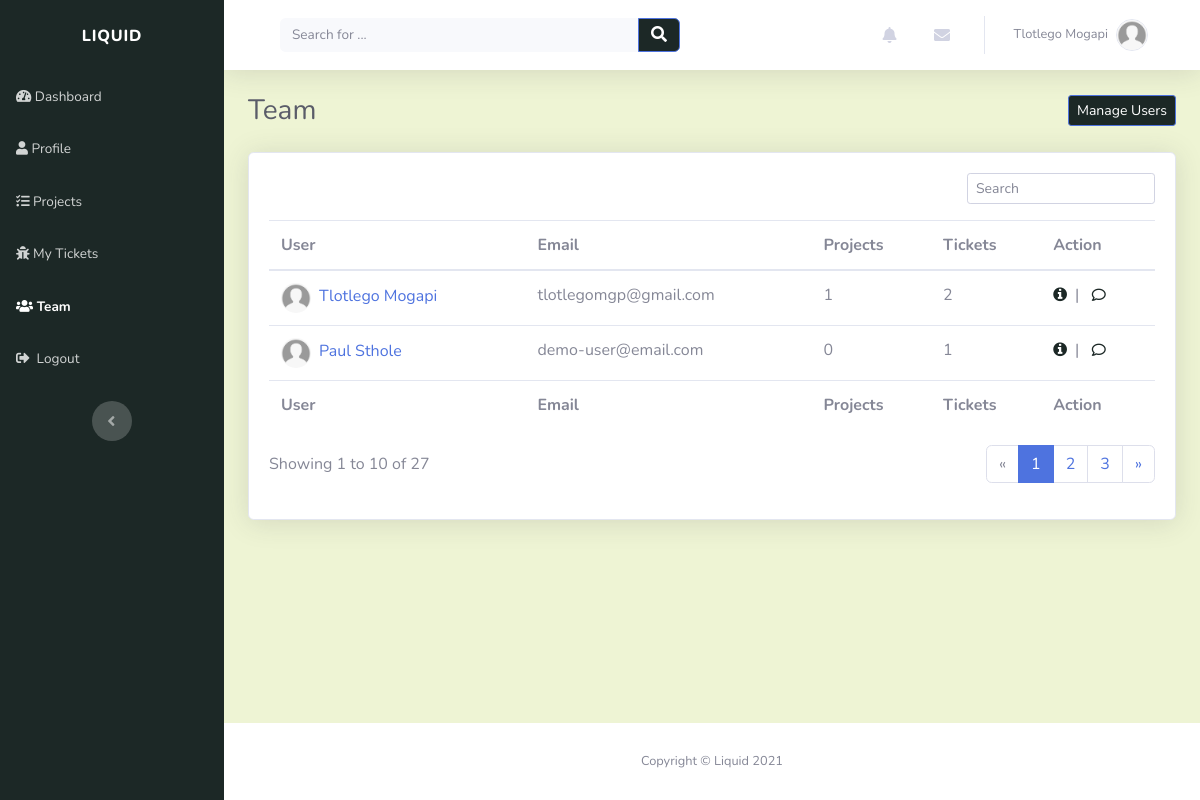
/teams/ (signed in), run on the app's committed database.
### account/models.py (models this page shows, shortened)
class Profile(models.Model):
    user = models.OneToOneField(settings.AUTH_USER_MODEL, on_delete=models.CASCADE, unique=True)
    profile_picture = models.ImageField(default='default.jpg', upload_to='profile_images', blank=True)
    website = models.URLField(blank=True)
    first_name = models.CharField(max_length=30, blank=True)
    last_name = models.CharField(max_length=30, blank=True)
    address = models.CharField(max_length=50, blank=True)
    city = models.CharField(max_length=50, blank=True)
    country = models.CharField(max_length=50, blank=True)
    slug = models.SlugField(unique=True, blank=True)

class Account(AbstractBaseUser):
    email = models.EmailField(verbose_name="email", max_length=30, unique=True)
    username = models.CharField(max_length=30, unique=True)
    date_created = models.DateTimeField(verbose_name="date created", auto_now_add=True)
    last_login = models.DateTimeField(verbose_name="last login", auto_now=True)
    is_admin = models.BooleanField(default=False)
    is_staff = models.BooleanField(default=False)
    is_active = models.BooleanField(default=True)
    is_super_user = models.BooleanField(default=False)
    USERNAME_FIELD = 'email'
    REQUIRED_FIELDS = ['username']
    objects = AccountManager()

### teams/views.py (the view)
# urls.py: path('', views.team_view, name="team_page"),
@login_required(login_url='login_page')
def team_view(request):
    context = {}
    context['users'] = Profile.objects.all()
    return render(request, "teams/team.html", context)

### index/custom_processors.py (called while the page is built)
def profile_processor(request):
    if request.user.is_authenticated:
        user = request.user
        user_profile = get_object_or_404(Profile, user=user)
        user_messages = DirectMessage.objects.filter(receiver=user_profile).order_by('-created_on')[:5]
        user_alerts = Alert.objects.filter(user=user_profile).order_by('-created_on')[:5]
        return {'profile': user_profile, 'direct_messages': user_messages, 'alerts': user_alerts}
    else:
        return{}

### teams/templates/teams/team.html
{% extends "index/header.html" %} {% load static %} {% block title %}Teams{% endblock %} {% block content %}
<div class="d-sm-flex justify-content-between align-items-center mb-4">
	<h3 class="text-dark mb-0">Team</h3>
	<a
		class="btn btn-primary btn-sm d-none d-sm-inline-block"
		role="button"
		href="#"
		style="background: rgb(28, 40, 38)"
		>Manage Users</a
	>
</div>
<div class="card shadow">
	<div class="card-body">
		<div class="row">
			<div class="col-md-12">
				<div class="text-md-right dataTables_filter" id="dataTable_filter">
					<label
						><input
							type="search"
							class="form-control form-control-sm"
							aria-controls="dataTable"
							placeholder="Search"
					/></label>
				</div>
			</div>
		</div>
		<div class="table-responsive table mt-2" id="dataTable" role="grid" aria-describedby="dataTable_info">
			<table class="table my-0" id="dataTable" aria-describedby="team">
				<thead>
					{% include 'teams/snippets/table_header.html'%}
				</thead>
				<tbody>
					{% for profile in users %} {% include 'teams/snippets/user.html'%} {% endfor %}
				</tbody>
				<tfoot>
					{% include 'teams/snippets/table_header.html'%}
				</tfoot>
			</table>
		</div>
		<div class="row">
			<div class="col-md-6 align-self-center">
				<p id="dataTable_info" class="dataTables_info" role="status" aria-live="polite">
					Showing 1 to 10 of 27
				</p>
			</div>
			<div class="col-md-6">
				<nav class="d-lg-flex justify-content-lg-end dataTables_paginate paging_simple_numbers">
					<ul class="pagination">
						<li class="page-item disabled">
							<a class="page-link" href="#" aria-label="Previous"><span aria-hidden="true">«</span></a>
						</li>
						<li class="page-item active"><a class="page-link" href="#">1</a></li>
						<li class="page-item"><a class="page-link" href="#">2</a></li>
						<li class="page-item"><a class="page-link" href="#">3</a></li>
						<li class="page-item">
							<a class="page-link" href="#" aria-label="Next"><span aria-hidden="true">»</span></a>
						</li>
					</ul>
				</nav>
			</div>
		</div>
	</div>
</div>
{% endblock %}

### index/templates/index/snippets/navbar.html (shortened to what this page needs)
<nav
	class="navbar navbar-light navbar-expand bg-white shadow mb-4 topbar static-top"
	style="background: rgb(238, 244, 212)"
>
	<div class="container-fluid">
		<div class="container-fluid">
			<form
				method="GET"
				action="{% url 'index_page' %}"
				target="_self"
				class="form-inline d-none d-sm-inline-block mr-auto ml-md-3 my-2 my-md-0 mw-100 navbar-search"
			>
				<div class="input-group">
					<input
						class="bg-light form-control border-0 small"
						type="search"
						placeholder="Search for ..."
						value="{{query}}"
						name="q"
					/>
					<div class="input-group-append">
						<button class="btn btn-primary py-0" type="submit" style="background: rgb(28, 40, 38)">
							<em class="fas fa-search"></em>
						</button>
					</div>
				</div>
			</form>
			<ul class="nav navbar-nav flex-nowrap ml-auto">
				<li class="nav-item dropdown no-arrow mx-1">
					<div class="nav-item dropdown no-arrow">
						<a class="dropdown-toggle nav-link" data-toggle="dropdown" aria-expanded="false" href="#"
							><em class="fas fa-bell fa-fw"></em
						></a>
					</div>
				</li>
				<li class="nav-item dropdown no-arrow mx-1">
					<div class="nav-item dropdown no-arrow">
						<a class="dropdown-toggle nav-link" data-toggle="dropdown" aria-expanded="false" href="#"
							><em class="fas fa-envelope fa-fw"></em></a
						>
					</div>
				</li>
				<li class="nav-item dropdown no-arrow">
					<div class="nav-item dropdown no-arrow">
						<a class="dropdown-toggle nav-link" data-toggle="dropdown" aria-expanded="false" href="#"
							><span class="d-none d-lg-inline mr-2 text-gray-600 small">
								{% if profile.first_name and profile.last_name %} {{profile.first_name}}
								{{profile.last_name}} {% else %} {{user}} {%endif%}
							</span>
							<img
								class="border rounded-circle img-profile"
								src="{{profile.profile_picture.url}}"
								alt="user image"
							/>
						</a>
					</div>
				</li>
			</ul>
		</div>
	</div>
</nav>

### teams/templates/teams/snippets/user.html
<tr>
	<td>
		<a href="{% url 'view_profile' profile.slug %}"
			><img
				class="rounded-circle mr-2"
				width="30"
				height="30"
				src="{{profile.profile_picture.url}}"
				alt="user image"
			/>{% if profile.first_name %}{{profile.first_name}} {{profile.last_name}} {%else%} {{profile.user.username}}
			{%endif%}
		</a>
	</td>
	<td>{{profile.user.email}}</td>
	<td>{{profile.projectrole_set.all.count}}</td>
	<td>{{profile.ticketassignee_set.all.count}}</td>
	<td>{% include 'teams/snippets/user_action.html' %}</td>
</tr>

### teams/templates/teams/snippets/user_action.html
<a role="button" href="{% url 'view_profile' profile.slug %}" style="color: rgb(28, 40, 38)" title="More information"
	><em class="fa fa-info-circle">&nbsp</em></a
>
|&nbsp&nbsp
<a role="button" href="#" style="color: rgb(28, 40, 38)" title="Send Message"
	><em class="far fa-comment fa-sm">&nbsp</em></a
>

### data on the page
Profile: first_name "Tlotlego", last_name "Mogapi", profile_picture (placeholder picture), user.email "tlotlegomgp@gmail.com", projectrole_set.all.count "1", ticketassignee_set.all.count "2"
Profile: profile_picture (placeholder picture), first_name "Paul", last_name "Sthole", user.email "demo-user@email.com", projectrole_set.all.count "0", ticketassignee_set.all.count "1"
